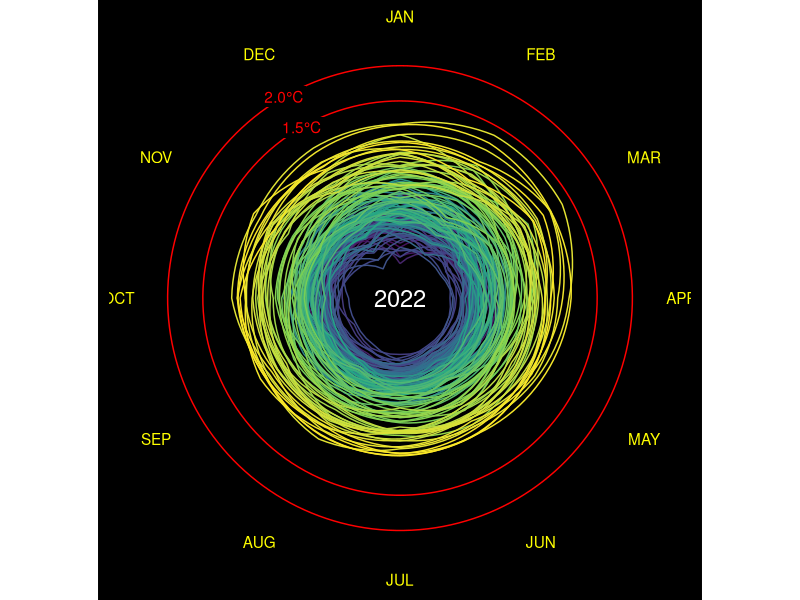
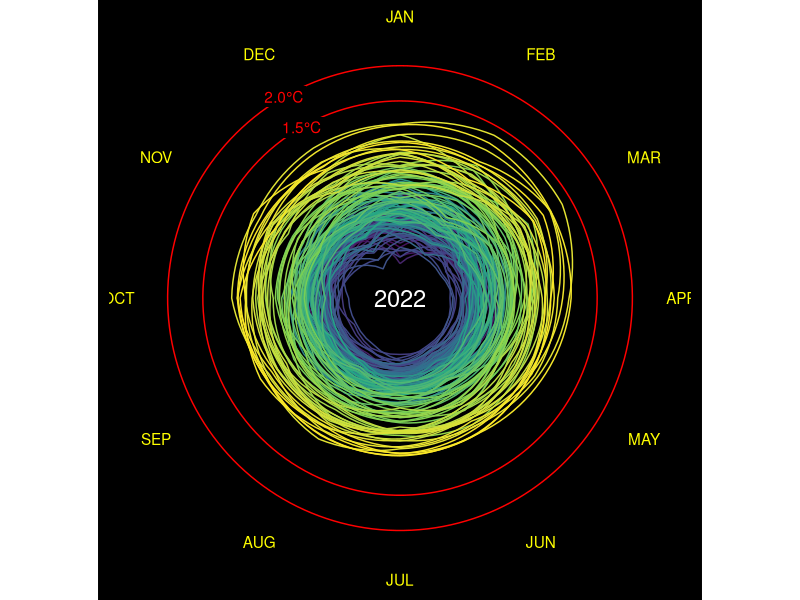

Write the R code that produced these figures, in order.
library(tidyverse)
library(gganimate)



# Plot: There are data in preceding year and next year.
# Need to create 3 separated dataframes

t_diff <- 
  read_csv("data/GLB.Ts+dSST.csv", skip = 1, na = "***") %>% #load CSV file, skip 1st rows
  select(year = Year, month.abb) %>% #month.abb is constant R build-in. which is the same as our datatype
  # Tidy dataframe by converting month in 1 column accept for year
  #Pivot dataframe for all columns except for year column, Give a name of month column
  pivot_longer(-year, names_to = "month", values_to = "t_diff") %>%
  drop_na() #Ignore NA value
  

# Create 3 Separated dataframe
# Create dataframe for preceding December
# last_dec <-
#   t_diff %>%
#   filter(month == "Dec") %>% #Filter December
#   mutate(year = year + 1,   #Calculate preceding year by using the original data
#          month = "last_Dec") #Rename Dec to last_Dec

# Create dataframe for next Jan
next_jan <-
  t_diff %>%
  filter(month == "Jan") %>% #Filter January
  mutate(year = year - 1,    # Add extra year
         month = "next_Jan") # Rename it

#Combine 3 dataframes
t_data <- 
  bind_rows(t_diff,next_jan) %>%
  mutate(month = factor(month, levels = c(month.abb, "next_Jan")), #Order months into numerical order rather than alphabet order, define month as a factor
         month_number = as.numeric(month)) %>% #Remove previous December to remove zero from dataframe
  arrange(year, month) %>% # arrange year and month       
  filter(year != 1879) %>% # we dont need 1879
  mutate(step_number = 1:nrow(.)) #Add row number. 1:nrow(.) means count from 1 to the end of row in this dataframe. need to count step over the row
  
  
  annotation <-
    t_data %>% #create new dataframe from 2022
    slice_max(year) %>%
    slice_max(month_number)
 
temp_line <- #Create text at specific position
  tibble(
    x = 12,
    y = c(1.5, 2.0),
    labels = c("1.5\u00B0C", "2.0\u00B0C")
  )

#Create dataframe for tangential month to the ciricle
month_label <-
  tibble(
    x = 1:12,
    labels = toupper(month.abb), #Convert month label to capital letters
    y = 2.7
  )

 
# a <-  
  t_data %>% ggplot(aes(x = month_number, 
             y = t_diff, 
             group = year, 
             color = year), inherit.aes = FALSE) +
    # geom_rect(aes(xmin = 1, xmax = 13, ymin = -2, ymax = 2.4), # create black circle background
    #           color = "black", fill = "black",
    #           inherit.aes = FALSE)+ 
   geom_hline(yintercept = c(1.5, 2.0), color = "red") + # Add white line at 1.5 and 2.0 y intercept
  geom_label(data = temp_line, aes(x = x, y = y, label = labels), #Add label and coloring
             color = "red", fill = "black", label.size = 0,
             inherit.aes = FALSE)+
   
  geom_label(aes(x = 1, y = -1.3, label = year),  #geom_label it provides a background
               color = "white", fill = "black",
               label.size = 0,
               size = 6) +
  geom_line()+
  geom_text(data = month_label, aes(x = x, y = y, label = labels), # Add month label back to the position
              color = "yellow",
              inherit.aes = FALSE#,
              #angle = seq(360-360/12, 0, length.out = 12) #Assign angle to the month label
    ) +
  # scale_x_continuous(breaks = 1:12, #Set x axis and its coordinator
  #                    labels = month.abb,
  #                    expand = c(0,0),
  #                    sec.axis = dup_axis(name = NULL, labels = NULL)) +
  scale_y_continuous(breaks = seq(-2,2,0.2),
                     limits = c(-2,2.7),
                     expand = c(0,-0.7), # expand grid. First is an addition. Second is an multiplication.
                     sec.axis = dup_axis(name = NULL, labels = NULL)) + #Rescale y axis
   scale_color_viridis_c(breaks = seq(1880,2020,20), #Change the color to continuous scale. Re-scale the legend
                        guide = "none") + #Remove legend 
  coord_polar(start = 0)+ #Set polar 5 minutes off. "start" measures thing in radius 
  labs(x = NULL, # Add label
      y = NULL,
      title = NULL) + 
  theme(
    panel.background = element_rect(fill = "black"), #Add black color and white border. Increase border line size
    plot.background = element_rect(fill = "black", color = "black"),
    panel.grid = element_blank(), # Remove grid line color
    axis.text.x = element_blank(),
    axis.text.y = element_blank(),
    axis.ticks = element_blank(),
    axis.title = element_blank(),
    plot.title = element_blank()
  )#+
  # transition_manual(frames = year, cumulative = TRUE)  #Add data and keep the old data in gganimate only
   
ggsave("figures/climate_spiral_nasa.png", width = 4.155, height = 4.5, unit = "in", dpi = 300)
 
# animate(a, width = 4.155, height = 4.5, unit = "in", res = 300
#         # nframes = nrow(t_data),
#         # fps = nrow(t_data)/12/60/60
#         )
# anim_save("figures/climate_spiral.gif")
# 
# animate(a, width = 4.155, height = 4.5, unit = "in", res = 300,
#         renderer = av_renderer("figures/climate_spiral.mp4")
# )
